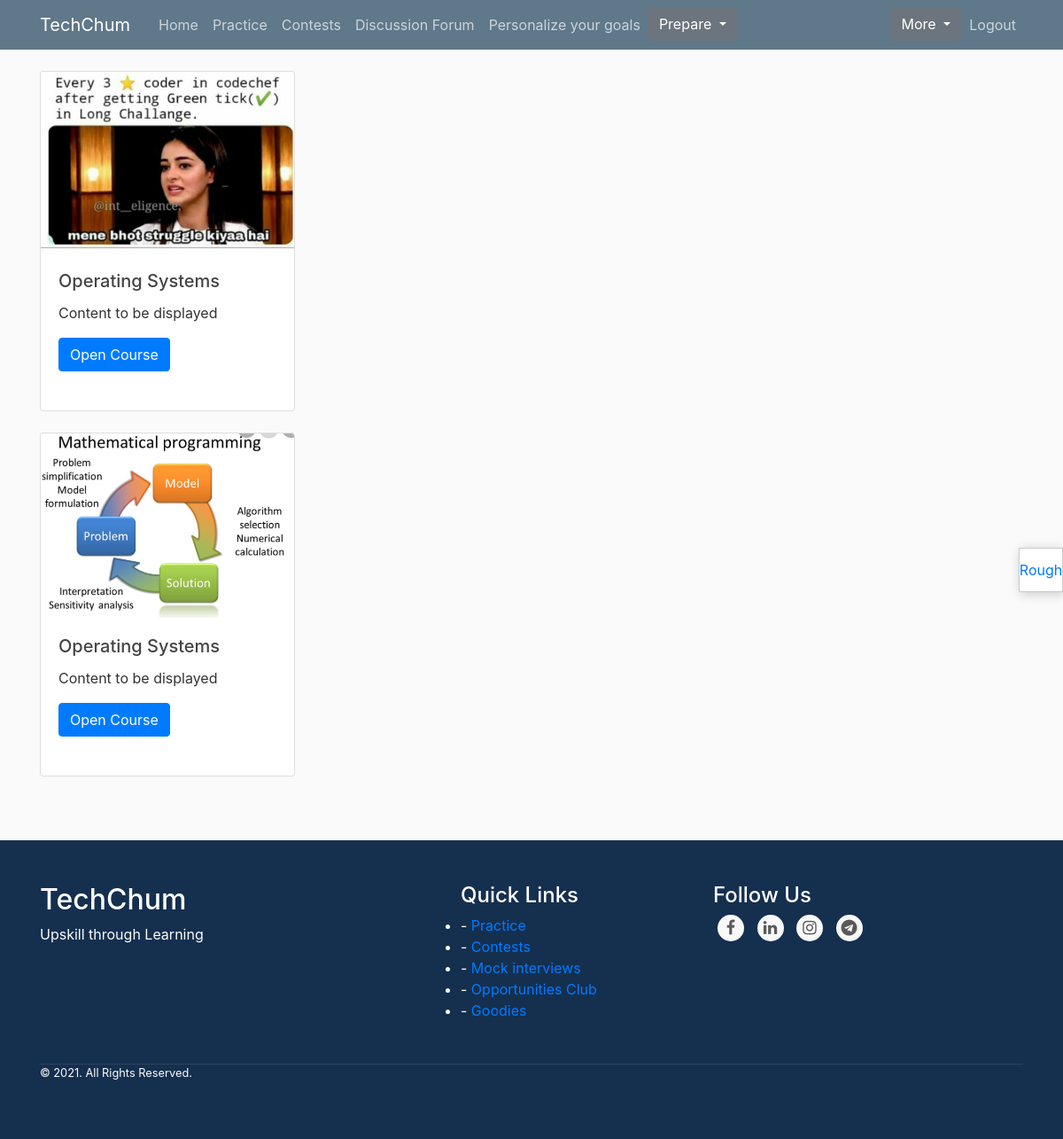
The app's page /courses/ (signed in) with its own data.
### blog/models.py (models this page shows, shortened)
class CoursesForInterviews(models.Model):
    courseName = models.CharField(max_length=200)
    image = models.ImageField(upload_to='ci/')
    content = models.TextField(default='Content to be displayed')

### blog/views.py (the view)
# urls.py: path('courses/', views.CoursesInterviews, name='courses'),
@login_required
def CoursesInterviews(request):
    user=str(request.user)
    courses=CoursesForInterviews.objects.all()
    c=0
    if user==admin:
        c=1
    context={'courses':courses,'c':c}
    return render(request,'blog/courses.html',context)

### blog/templates/blog/courses.html (shortened to what this page needs)
{% extends "blog/base.html" %}
{% block content %}
 {% load static %}
{% for r in courses %}
<div class="card" style="width: 18rem;">
  <img class="card-img-top" src="{{r.image.url}}" alt="Card image cap">
  <div class="card-body">
    <h5 class="card-title">{{r.courseName}}</h5>
    <p class="card-text">{{r.content}}</p>
<a href="{% url 'showContent' r.id %}" class="btn btn-primary">Open Course</a><br><br>
  </div>
</div>
<br>
{% endfor %}
{% endblock content %}

### blog/static/blog/main.css (style rules this page uses)
body { background: #fafafa; color: #333333; margin-top: 5rem; }
h1, h2, h3, h4, h5, h6 { color: #444444; }

### records on screen
CoursesForInterviews: image (picture), courseName "Operating Systems", content "Content to be displayed"
CoursesForInterviews: image (picture), courseName "Operating Systems", content "Content to be displayed"
